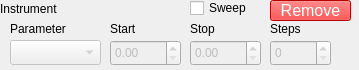
<?xml version="1.0" encoding="UTF-8"?>
<ui version="4.0">
 <class>Form</class>
 <widget class="QWidget" name="Form">
  <property name="geometry">
   <rect>
    <x>0</x>
    <y>0</y>
    <width>359</width>
    <height>70</height>
   </rect>
  </property>
  <property name="windowTitle">
   <string>Form</string>
  </property>
  <widget class="QLabel" name="instrName">
   <property name="geometry">
    <rect>
     <x>0</x>
     <y>0</y>
     <width>181</width>
     <height>17</height>
    </rect>
   </property>
   <property name="text">
    <string>Instrument</string>
   </property>
  </widget>
  <widget class="QSpinBox" name="stepField">
   <property name="enabled">
    <bool>false</bool>
   </property>
   <property name="geometry">
    <rect>
     <x>270</x>
     <y>40</y>
     <width>61</width>
     <height>26</height>
    </rect>
   </property>
   <property name="maximum">
    <number>1000000</number>
   </property>
   <property name="value">
    <number>0</number>
   </property>
  </widget>
  <widget class="QCheckBox" name="sweepCheck">
   <property name="geometry">
    <rect>
     <x>190</x>
     <y>0</y>
     <width>92</width>
     <height>16</height>
    </rect>
   </property>
   <property name="text">
    <string>Sweep</string>
   </property>
  </widget>
  <widget class="QComboBox" name="parameterField">
   <property name="enabled">
    <bool>false</bool>
   </property>
   <property name="geometry">
    <rect>
     <x>10</x>
     <y>40</y>
     <width>91</width>
     <height>25</height>
    </rect>
   </property>
  </widget>
  <widget class="QLabel" name="parameterLabel">
   <property name="geometry">
    <rect>
     <x>10</x>
     <y>20</y>
     <width>91</width>
     <height>17</height>
    </rect>
   </property>
   <property name="text">
    <string>Parameter</string>
   </property>
  </widget>
  <widget class="QLabel" name="startLabel">
   <property name="geometry">
    <rect>
     <x>110</x>
     <y>20</y>
     <width>71</width>
     <height>17</height>
    </rect>
   </property>
   <property name="text">
    <string>Start</string>
   </property>
  </widget>
  <widget class="QLabel" name="stopLabel">
   <property name="geometry">
    <rect>
     <x>190</x>
     <y>20</y>
     <width>71</width>
     <height>17</height>
    </rect>
   </property>
   <property name="text">
    <string>Stop</string>
   </property>
  </widget>
  <widget class="QLabel" name="stepLabel">
   <property name="geometry">
    <rect>
     <x>270</x>
     <y>20</y>
     <width>61</width>
     <height>17</height>
    </rect>
   </property>
   <property name="text">
    <string>Steps</string>
   </property>
  </widget>
  <widget class="QDoubleSpinBox" name="startField">
   <property name="enabled">
    <bool>false</bool>
   </property>
   <property name="geometry">
    <rect>
     <x>110</x>
     <y>40</y>
     <width>71</width>
     <height>26</height>
    </rect>
   </property>
   <property name="decimals">
    <number>2</number>
   </property>
  </widget>
  <widget class="QDoubleSpinBox" name="stopField">
   <property name="enabled">
    <bool>false</bool>
   </property>
   <property name="geometry">
    <rect>
     <x>190</x>
     <y>40</y>
     <width>71</width>
     <height>26</height>
    </rect>
   </property>
   <property name="decimals">
    <number>2</number>
   </property>
  </widget>
  <widget class="QPushButton" name="removeButton">
   <property name="enabled">
    <bool>true</bool>
   </property>
   <property name="geometry">
    <rect>
     <x>270</x>
     <y>0</y>
     <width>81</width>
     <height>21</height>
    </rect>
   </property>
   <property name="sizePolicy">
    <sizepolicy hsizetype="Minimum" vsizetype="Minimum">
     <horstretch>0</horstretch>
     <verstretch>0</verstretch>
    </sizepolicy>
   </property>
   <property name="font">
    <font>
     <pointsize>12</pointsize>
    </font>
   </property>
   <property name="styleSheet">
    <string notr="true">background-color: rgb(255, 0, 0);
color:white;</string>
   </property>
   <property name="text">
    <string>Remove</string>
   </property>
  </widget>
 </widget>
 <resources/>
 <connections/>
</ui>
